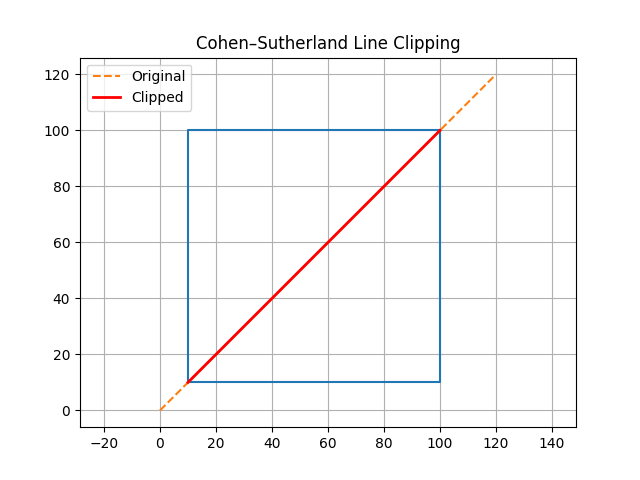

The Python source for this figure:
import matplotlib.pyplot as plt

INSIDE = 0
LEFT = 1
RIGHT = 2
BOTTOM = 4
TOP = 8

def find_code(x, y, xmin, ymin, xmax, ymax):
    code = INSIDE
    if x < xmin:
        code += LEFT
    elif x > xmax:
        code += RIGHT
    if y < ymin:
        code += BOTTOM
    elif y > ymax:
        code += TOP
    return code

def cohen_sutherland(x1, y1, x2, y2, xmin, ymin, xmax, ymax):
    code1 = find_code(x1, y1, xmin, ymin, xmax, ymax)
    code2 = find_code(x2, y2, xmin, ymin, xmax, ymax)

    while True:
        # Case 1: completely inside
        if code1 == 0 and code2 == 0:
            return (x1, y1, x2, y2)

        # Case 2: completely outside
        elif (code1 & code2) != 0:
            return None

        # Case 3: partially inside
        else:
            if code1 != 0:
                code_out = code1
            else:
                code_out = code2

            if code_out & TOP:
                x = x1 + (x2 - x1) * (ymax - y1) / (y2 - y1)
                y = ymax
            elif code_out & BOTTOM:
                x = x1 + (x2 - x1) * (ymin - y1) / (y2 - y1)
                y = ymin
            elif code_out & RIGHT:
                y = y1 + (y2 - y1) * (xmax - x1) / (x2 - x1)
                x = xmax
            elif code_out & LEFT:
                y = y1 + (y2 - y1) * (xmin - x1) / (x2 - x1)
                x = xmin

            if code_out == code1:
                x1, y1 = x, y
                code1 = find_code(x1, y1, xmin, ymin, xmax, ymax)
            else:
                x2, y2 = x, y
                code2 = find_code(x2, y2, xmin, ymin, xmax, ymax)

def draw(original, clipped, xmin, ymin, xmax, ymax):
    # Window
    plt.plot([xmin, xmax, xmax, xmin, xmin],
             [ymin, ymin, ymax, ymax, ymin])

    # Original line
    x1, y1, x2, y2 = original
    plt.plot([x1, x2], [y1, y2], '--', label="Original")

    # Clipped line
    if clipped:
        cx1, cy1, cx2, cy2 = clipped
        plt.plot([cx1, cx2], [cy1, cy2], 'r', linewidth=2, label="Clipped")

    plt.title("Cohen–Sutherland Line Clipping")
    plt.axis("equal")
    plt.grid(True)
    plt.legend()
    plt.show()

# Window limits
xmin, ymin = 10, 10
xmax, ymax = 100, 100

original = (0, 0, 120, 120)
clipped = cohen_sutherland(0, 0, 120, 120, xmin, ymin, xmax, ymax)

draw(original, clipped, xmin, ymin, xmax, ymax)
